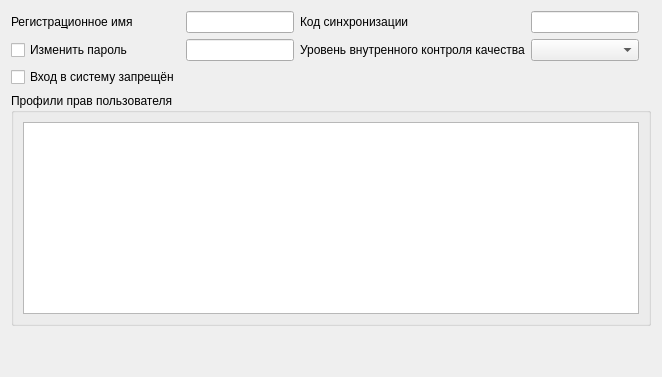
     <widget class="QWidget" name="tabAccess">
      <attribute name="title">
       <string>Управление доступом</string>
      </attribute>
      <layout class="QGridLayout" name="gridLayout_15">
       <item row="2" column="0">
        <widget class="QCheckBox" name="chkRetired">
         <property name="text">
          <string>Вход в систему запрещён</string>
         </property>
        </widget>
       </item>
       <item row="0" column="0">
        <widget class="QLabel" name="lblLogin">
         <property name="sizePolicy">
          <sizepolicy hsizetype="Maximum" vsizetype="Preferred">
           <horstretch>0</horstretch>
           <verstretch>0</verstretch>
          </sizepolicy>
         </property>
         <property name="text">
          <string>Регистра&amp;ционное имя</string>
         </property>
         <property name="buddy">
          <cstring>edtLogin</cstring>
         </property>
        </widget>
       </item>
       <item row="5" column="0" colspan="6">
        <widget class="QGroupBox" name="gbUserProfile">
         <property name="sizePolicy">
          <sizepolicy hsizetype="Expanding" vsizetype="Preferred">
           <horstretch>0</horstretch>
           <verstretch>0</verstretch>
          </sizepolicy>
         </property>
         <property name="title">
          <string>Профили прав пользователя</string>
         </property>
         <layout class="QGridLayout" name="gridLayout_14">
          <item row="0" column="0">
           <widget class="CInDocTableView" name="tblUserProfile"/>
          </item>
         </layout>
        </widget>
       </item>
       <item row="6" column="0">
        <spacer name="verticalSpacer_3">
         <property name="orientation">
          <enum>Qt::Vertical</enum>
         </property>
         <property name="sizeHint" stdset="0">
          <size>
           <width>20</width>
           <height>40</height>
          </size>
         </property>
        </spacer>
       </item>
       <item row="1" column="0">
        <widget class="QCheckBox" name="chkChangePassword">
         <property name="sizePolicy">
          <sizepolicy hsizetype="Maximum" vsizetype="Fixed">
           <horstretch>0</horstretch>
           <verstretch>0</verstretch>
          </sizepolicy>
         </property>
         <property name="text">
          <string>Изменить пароль</string>
         </property>
        </widget>
       </item>
       <item row="1" column="1">
        <widget class="QLineEdit" name="edtPassword">
         <property name="sizePolicy">
          <sizepolicy hsizetype="Preferred" vsizetype="Fixed">
           <horstretch>0</horstretch>
           <verstretch>0</verstretch>
          </sizepolicy>
         </property>
         <property name="echoMode">
          <enum>QLineEdit::Password</enum>
         </property>
        </widget>
       </item>
       <item row="0" column="1">
        <widget class="QLineEdit" name="edtLogin">
         <property name="sizePolicy">
          <sizepolicy hsizetype="Preferred" vsizetype="Fixed">
           <horstretch>0</horstretch>
           <verstretch>0</verstretch>
          </sizepolicy>
         </property>
        </widget>
       </item>
       <item row="0" column="2">
        <widget class="QLabel" name="lblSyncGUID">
         <property name="text">
          <string>Код синхронизации</string>
         </property>
        </widget>
       </item>
       <item row="0" column="3">
        <widget class="QLineEdit" name="edtSyncGUID"/>
       </item>
       <item row="1" column="2">
        <widget class="QLabel" name="lblQALevel">
         <property name="text">
          <string>Уровень внутренного контроля качества</string>
         </property>
        </widget>
       </item>
       <item row="1" column="3">
        <widget class="CEnumComboBox" name="cmbQALevel"/>
       </item>
      </layout>
     </widget>
